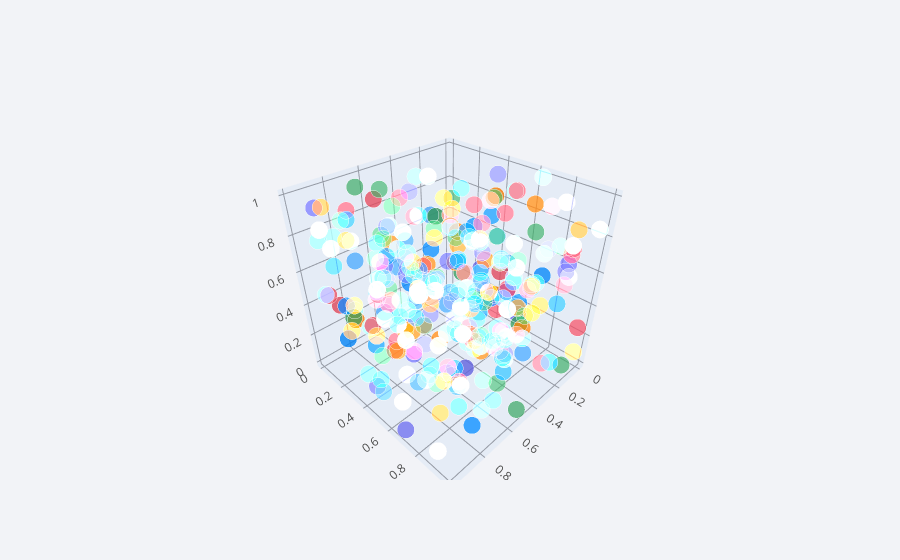

The notebook cell this image was saved under:
### Code cell
df.iplot(x ='a',y ='b', z='c', kind ='scatter3d')

### Figure 1 — Plotly figure (JSON) as saved in the notebook; plotly's stock layout.template omitted (floating-point values rounded to 4 significant figures; data arrays with more than 128 entries replaced by an {"elided": "..."} marker saying what was removed)
{"data": [{"marker": {"color": {"elided": "300 str values"}, "opacity": 0.8, "size": {"elided": "300 int values"}, "symbol": "circle"}, "mode": "markers", "text": {"elided": "300 str values"}, "type": "scatter3d", "x": {"elided": "300 float values"}, "y": {"elided": "300 float values"}, "z": {"elided": "300 float values"}}], "layout": {"legend": {"bgcolor": "#F2F3F7", "font": {"color": "#505050"}}, "paper_bgcolor": "#F2F3F7", "plot_bgcolor": "#F2F3F7", "scene": {"xaxis": {"gridcolor": "#9499A3", "showgrid": true, "tickfont": {"color": "#505050"}, "title": {"font": {"color": "#505050"}, "text": ""}, "zerolinecolor": "#9499A3"}, "yaxis": {"gridcolor": "#9499A3", "showgrid": true, "tickfont": {"color": "#505050"}, "title": {"font": {"color": "#505050"}, "text": ""}, "zerolinecolor": "#9499A3"}, "zaxis": {"gridcolor": "#9499A3", "showgrid": true, "tickfont": {"color": "#505050"}, "title": {"font": {"color": "#505050"}, "text": ""}, "zerolinecolor": "#9499A3"}}, "title": {"font": {"color": "#484848"}}}}
